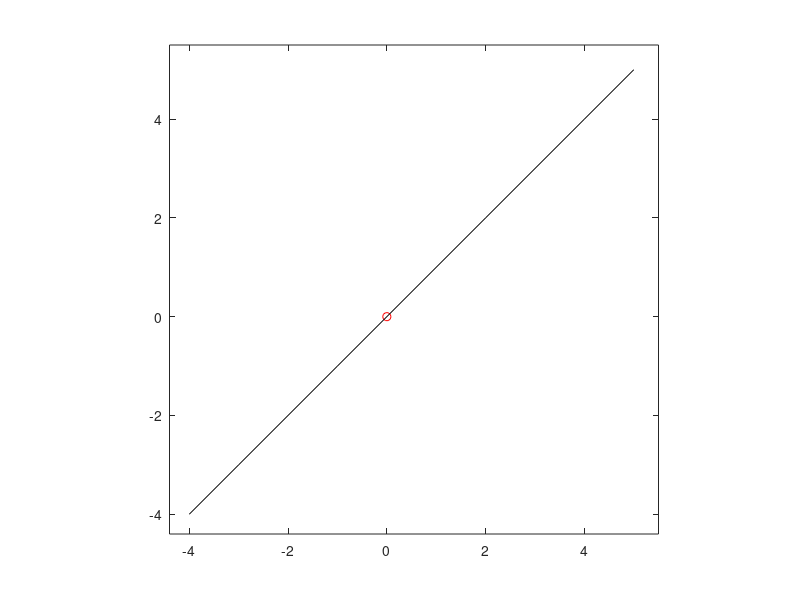

Write the MATLAB code that produced this figure.
%***************M-S-R[O]***************
points=[];
%Assuming centre is not P(0,0)
%printf("Centre's X: ");
%variableXtemp=input(' ');
%printf("Centre's Y: ");
%variableYtemp=input(' ');
%centre=[variableXtemp variableYtemp];
%Otherwise
centre=[0 0];
%Ask for data of the initial vector
printf("Initial Vector's Starting X: ");
variableXtemp=input(' ');
printf("Initial Vector's Starting Y: ");
variableYtemp=input(' ');
FirstPoint=[variableXtemp variableYtemp];
printf("Initial Vector's Final X: ");
variableXtemp=input(' ');
printf("Initial Vector's Final Y: ");
variableYtemp=input(' ');
SecondPoint=[variableXtemp variableYtemp]; 
%All necessary data has been introduced to the system at this point
%Representation of the centre
axis on;
plot([centre(1,1)],[centre(1,2)], 'ro')
hold on;
plot([FirstPoint(1,1) SecondPoint(1,1)],[FirstPoint(1,2) SecondPoint(1,2)],'r')
axis equal;
axis([-25 25 -25 25]);
%creation of variables and assignation of the first value
InitialPoint=FirstPoint;
FinalPoint=SecondPoint;
points=[points;InitialPoint];
accelerations=[];
angles=[]; 
longitudes=[];
MaxXPoint=0;
MinXPoint=0;
MaxYPoint=0;
MinYPoint=0;
%number of steps computed
k=1000;
accelerations=[accelerations;0 0];
angles=[angles;0];
longitudes=[longitudes;0 0];
%for method to compute points, and positions of the following vectors
for i=1:k
  Xpoint=FinalPoint(1,1);
  if Xpoint<0
    Xpoint=Xpoint*-1;
  endif
  Ypoint=FinalPoint(1,2);
  if Ypoint<0
    Ypoint=Ypoint*-1;
  endif
  Theta=asin(Ypoint/sqrt(power(Xpoint,2)+power(Ypoint,2)));
  a=[0 0];
  if (Theta<=deg2rad(67.5))&&(Theta>=deg2rad(22.5))
    a=[1 1];
  endif
  if Theta<deg2rad(22.5)
    a=[1 0];
  endif
  if Theta>deg2rad(67.5)
    a=[0 1];
  endif
  if FinalPoint(1,2)>0
    a(1,2)=a(1,2)*-1;  
  endif
  if FinalPoint(1,1)>0
    a(1,1)=a(1,1)*-1;
  endif
  longitudes=[longitudes;FinalPoint(1,1)-InitialPoint(1,1) FinalPoint(1,2)-InitialPoint(1,2)];
  points=[points;FinalPoint];
  accelerations=[accelerations;a];
  angles=[angles;Theta]; 
  if FinalPoint(1,1)>MaxXPoint
    MaxXPoint=FinalPoint(1,1);
  endif
  if FinalPoint(1,1)<MinXPoint
    MinXPoint=FinalPoint(1,1);
  endif
  if FinalPoint(1,2)>MaxYPoint
    MaxYPoint=FinalPoint(1,2);
  endif
  if FinalPoint(1,2)<MinYPoint
    MinYPoint=FinalPoint(1,2);
  endif  
  NewPoint=[2*FinalPoint(1,1)-InitialPoint(1,1)+a(1,1) 2*FinalPoint(1,2)-InitialPoint(1,2)+a(1,2)];
  InitialPoint=FinalPoint;
  FinalPoint=NewPoint;
endfor
%Adjustments to the axis
axis([1.1*MinXPoint 1.1*MaxXPoint 1.1*MinYPoint 1.1*MaxYPoint]);
%Check if the orbit is a closed one
defined=false;
startingPosition=1;
for i=2:k
  if longitudes(i,1)==0
    if longitudes(i,2)==0
      if !defined
        startingPosition=i;
        defined=true;
      endif  
    endif
  endif
endfor
StartingPoint=[points(startingPosition,1) points(startingPosition,2)];
FollowingPoint=[points(startingPosition+1,1) points(startingPosition+1,2)];
%Determine when the orbit is repeating itself
defined2=false;
finalPosition=1;
for i=startingPosition+1:k
  if points(i,1)==StartingPoint(1,1)
    if points(i,2)==StartingPoint(1,2)
      if points(i+1,1)==FollowingPoint(1,1)
        if points(i+1,2)==FollowingPoint(1,2)
          if !defined2
            finalPosition=i+1;
            defined2=true;
          endif
        endif
      endif
    endif
  endif
endfor
FinalPoint=points(finalPosition);
pointsDef=points(startingPosition:finalPosition,1:end);
longitudesDef=longitudes(startingPosition:finalPosition,1:end);
anglesDef=angles(startingPosition:finalPosition,1:end);
accelerationsDef=accelerations(startingPosition:finalPosition,1:end);
totalValues=finalPosition-startingPosition;
%***************M-S-Z[H-T-L-A-N]***************
%Writing stuff into a file 
file=fopen("UsefulData.txt",'w');
fprintf(file,"Type of orbit: ");
if defined
  fprintf(file, "Opened\n");
endif
if defined==false
  fprintf(file, "Closed\n");
endif
fprintf(file,"Quantity of vectors: %d\n",totalValues-1);
fprintf(file,"Furthest points [minX/maxX/minY/maxY]: %d/%d/%d/%d\n", MinXPoint, MaxXPoint, MinYPoint, MaxYPoint);
fprintf(file,"Centre: (%d,%d)\n",center(1,1), center(1,2));
fclose(file);
file=fopen("Stuff.txt","w");
fprintf(file,"Points Accelerations Angles Longitudes\n");
for i=2:totalValues
  fprintf(file,"(%d,%d)    (%d,%d)    %d    (%d,%d)\n",pointsDef(i,1),pointsDef(i,2),accelerationsDef(i,1),accelerationsDef(i,2),anglesDef(i),longitudesDef(i,1),longitudesDef(i,2));
endfor
fclose(file);
%Writing more stuff into another file
file=fopen("Stuff2.txt","w");
fprintf(file,"Pi-1        Pi        Vi        Ai        Ti\n");
for i=2:totalValues
  fprintf(file,"(%d,%d)    (%d,%d)    (%d,%d)    (%d,%d)    %d\n",pointsDef(i-1,1),pointsDef(i-1,2),pointsDef(i,1),pointsDef(i,2),longitudesDef(i,1),longitudesDef(i,2),accelerationsDef(i,1),accelerationsDef(i,2),anglesDef(i));
endfor
fclose(file);

%beggining of the symmetry analysis: only vertical cases
totalH=0;
totalV=0;
verticalSym=false;
horizontalSym=false;
totalUtilValues=(totalValues-1)/2;
for i=1:totalUtilValues
%  if pointsDef(i,1)==pointsDef((i+totalUtilValues),1)
    if pointsDef(i,2)==(pointsDef((i+totalUtilValues),2)*-1)
      totalH+=1;
    endif
    if pointsDef(i,1)==(pointsDef((i+totalUtilValues),1)*-1)
      totalV+=1;
    endif
%  endif
endfor
if totalH==totalUtilValues
%  file=fopen("Stuff.txt","a");
%  fprintf(file, "The orbit obeys to a case of symmetry: Vertical");
%  fclose(file);
  horizontalSym=true;
endif
if totalV==totalUtilValues
  verticalSym=true;
endif
%if total!=totalUtilValues
%  file=fopen("Stuff.txt","a");
%  fprintf(file, "The orbit does NOT obey to a case of symmetry");
%  fclose(file);
%endif
file=fopen("UsefulData.txt","a");
if verticalSym && !horizontalSym
  fprintf(file,"The orbit does obey to a case of symmetry: VERTICAL");
endif
if !verticalSym && horizontalSym
  fprintf(file,"The orbit does obey to a case of symmetry: HORIZONTAL");
endif
if !verticalSym && !horizontalSym
  fprintf(file,"The orbit does NOT obey to a case of symmetry");
endif
if verticalSym && horizontalSym
  fprintf(file,"The orbit does obey to a case of symmetry: FULL");
endif
fclose(file);
%Representation of the orbit (closed only)
if defined==false
  for i=1:totalValues
    hold on;
    plot([pointsDef(i,1) pointsDef(i+1,1)],[pointsDef(i,2) pointsDef(i+1,2)],'k')
  endfor
endif
%Representation of the orbit (opened only)
if defined
  for i=1:(totalValues/2)
    hold on;
    plot([pointsDef(i,1) pointsDef(i+1,1)],[pointsDef(i,2) pointsDef(i+1,2)],'k')
  endfor
endif